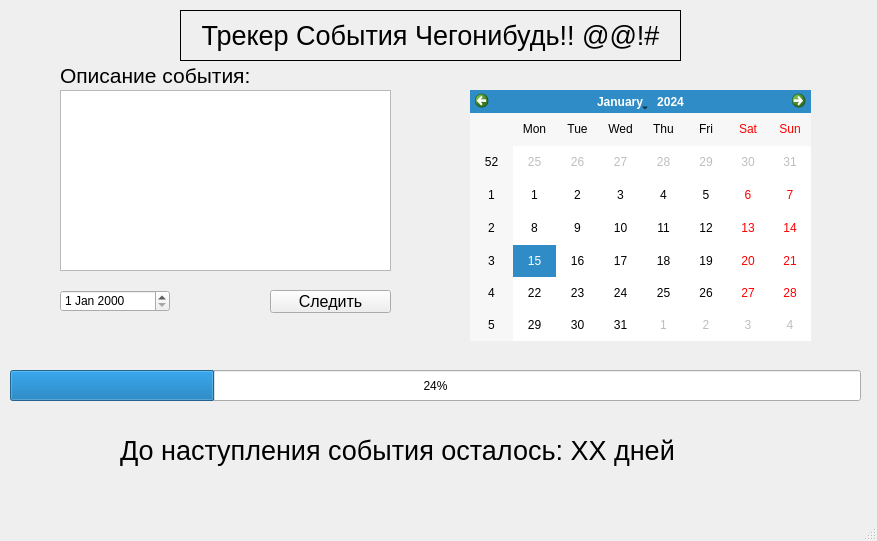
<?xml version="1.0" encoding="UTF-8"?>
<ui version="4.0">
 <class>MainWindow</class>
 <widget class="QMainWindow" name="MainWindow">
  <property name="geometry">
   <rect>
    <x>0</x>
    <y>0</y>
    <width>877</width>
    <height>541</height>
   </rect>
  </property>
  <property name="windowTitle">
   <string>Test app by Python by PyQt5</string>
  </property>
  <property name="unifiedTitleAndToolBarOnMac">
   <bool>false</bool>
  </property>
  <widget class="QWidget" name="centralwidget">
   <widget class="QLabel" name="label">
    <property name="enabled">
     <bool>true</bool>
    </property>
    <property name="geometry">
     <rect>
      <x>180</x>
      <y>10</y>
      <width>501</width>
      <height>51</height>
     </rect>
    </property>
    <property name="font">
     <font>
      <pointsize>20</pointsize>
     </font>
    </property>
    <property name="frameShape">
     <enum>QFrame::Panel</enum>
    </property>
    <property name="text">
     <string>Трекер События Чегонибудь!! @@!#</string>
    </property>
    <property name="alignment">
     <set>Qt::AlignCenter</set>
    </property>
   </widget>
   <widget class="QCalendarWidget" name="calendarWidget">
    <property name="geometry">
     <rect>
      <x>470</x>
      <y>90</y>
      <width>341</width>
      <height>251</height>
     </rect>
    </property>
   </widget>
   <widget class="QProgressBar" name="progressBar">
    <property name="geometry">
     <rect>
      <x>10</x>
      <y>370</y>
      <width>851</width>
      <height>31</height>
     </rect>
    </property>
    <property name="value">
     <number>24</number>
    </property>
   </widget>
   <widget class="QPlainTextEdit" name="plainTextEdit">
    <property name="geometry">
     <rect>
      <x>60</x>
      <y>90</y>
      <width>331</width>
      <height>181</height>
     </rect>
    </property>
   </widget>
   <widget class="QLabel" name="label_2">
    <property name="geometry">
     <rect>
      <x>60</x>
      <y>60</y>
      <width>221</width>
      <height>31</height>
     </rect>
    </property>
    <property name="font">
     <font>
      <pointsize>16</pointsize>
     </font>
    </property>
    <property name="focusPolicy">
     <enum>Qt::TabFocus</enum>
    </property>
    <property name="text">
     <string>Описание события:</string>
    </property>
   </widget>
   <widget class="QPushButton" name="pushButton">
    <property name="geometry">
     <rect>
      <x>270</x>
      <y>290</y>
      <width>121</width>
      <height>23</height>
     </rect>
    </property>
    <property name="font">
     <font>
      <pointsize>12</pointsize>
     </font>
    </property>
    <property name="focusPolicy">
     <enum>Qt::NoFocus</enum>
    </property>
    <property name="text">
     <string>Следить</string>
    </property>
   </widget>
   <widget class="QDateEdit" name="dateEdit">
    <property name="geometry">
     <rect>
      <x>60</x>
      <y>290</y>
      <width>110</width>
      <height>22</height>
     </rect>
    </property>
   </widget>
   <widget class="QLabel" name="label_3">
    <property name="geometry">
     <rect>
      <x>120</x>
      <y>430</y>
      <width>561</width>
      <height>41</height>
     </rect>
    </property>
    <property name="font">
     <font>
      <pointsize>20</pointsize>
     </font>
    </property>
    <property name="text">
     <string>До наступления события осталось: ХХ дней</string>
    </property>
   </widget>
  </widget>
  <widget class="QMenuBar" name="menubar">
   <property name="geometry">
    <rect>
     <x>0</x>
     <y>0</y>
     <width>877</width>
     <height>21</height>
    </rect>
   </property>
  </widget>
  <widget class="QStatusBar" name="statusbar"/>
 </widget>
 <resources/>
 <connections/>
</ui>
